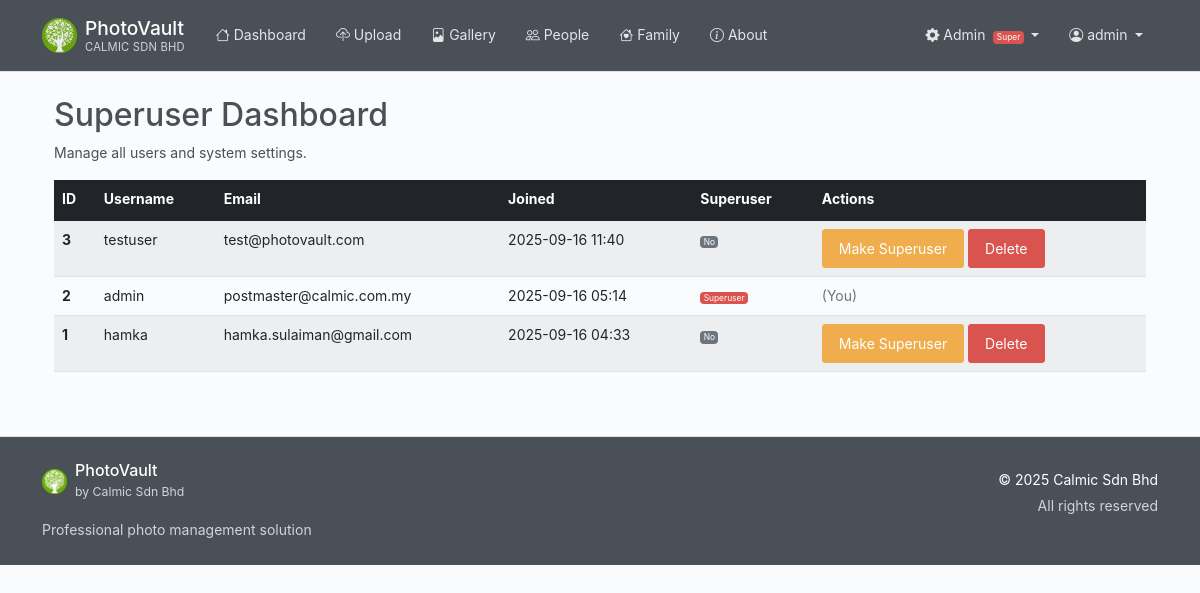
Page /superuser/dashboard (signed in) on the committed database.
### photovault/models/__init__.py (models this page shows, shortened)
class User(UserMixin, db.Model):
    id = db.Column(db.Integer, primary_key=True)
    username = db.Column(db.String(80), unique=True, nullable=False)
    email = db.Column(db.String(120), unique=True, nullable=False)
    password_hash = db.Column(db.String(255), nullable=False)
    created_at = db.Column(db.DateTime, default=datetime.utcnow)
    is_active = db.Column(db.Boolean, default=True)
    is_admin = db.Column(db.Boolean, default=False, nullable=False)
    is_superuser = db.Column(db.Boolean, default=False, nullable=False)
    photos = db.relationship('Photo', backref='user', lazy=True, cascade='all, delete-orphan')
    albums = db.relationship('Album', backref='user', lazy=True, cascade='all, delete-orphan')
    people = db.relationship('Person', backref='user', lazy=True, cascade='all, delete-orphan')

### photovault/routes/superuser.py (the view)
    def wrap(*args, **kwargs):
        if not current_user.is_authenticated or not current_user.is_superuser:
            flash("Access denied. Superuser privileges required.", "danger")
            return redirect(url_for('main.index')) # Or redirect to login/dashboard
        return f(*args, **kwargs)

### photovault/routes/superuser.py (called while the page is built)
def superuser_required(f):
    def wrap(*args, **kwargs):
        if not current_user.is_authenticated or not current_user.is_superuser:
            flash("Access denied. Superuser privileges required.", "danger")
            return redirect(url_for('main.index')) # Or redirect to login/dashboard
        return f(*args, **kwargs)
    wrap.__name__ = f.__name__
    return wrap

@superuser_bp.route('/')
@superuser_bp.route('/dashboard')
@login_required
@superuser_required
def dashboard():
    users = User.query.order_by(User.created_at.desc()).all()
    return render_template('superuser/dashboard.html', users=users)

### photovault/templates/superuser/dashboard.html (shortened to what this page needs)
{% extends "base.html" %}
{% block content %}
<div class="container mt-4">
    <h2>Superuser Dashboard</h2>
    <p>Manage all users and system settings.</p>
    {% if users %}
    <div class="table-responsive">
        <table class="table table-striped table-hover">
            <thead class="table-dark">
                <tr>
                    <th scope="col">ID</th>
                    <th scope="col">Username</th>
                    <th scope="col">Email</th>
                    <th scope="col">Joined</th>
                    <th scope="col">Superuser</th>
                    <th scope="col">Actions</th>
                </tr>
            </thead>
            <tbody>
                {% for user in users %}
                <tr>
                    <th scope="row">{{ user.id }}</th>
                    <td>{{ user.username }}</td>
                    <td>{{ user.email }}</td>
                    <td>{{ user.created_at.strftime('%Y-%m-%d %H:%M') if user.created_at else 'N/A' }}</td>
                    <td>
                        {% if user.is_superuser %}
                            <span class="badge bg-danger">Superuser</span>
                        {% else %}
                            <span class="badge bg-secondary">No</span>
                        {% endif %}
                    </td>
                    <td>
                        {% if user.id != current_user.id %}
                        <form method="post" action="{{ url_for('superuser.toggle_superuser', user_id=user.id) }}" style="display: inline;">
                            <button type="submit" class="btn btn-sm btn-warning"
                                    onclick="return confirm('Are you sure you want to {% if user.is_superuser %}revoke superuser{% else %}grant superuser{% endif %} for {{ user.username }}?')">
                                {% if user.is_superuser %}Revoke Superuser{% else %}Make Superuser{% endif %}
                            </button>
                        </form>
                        <form method="post" action="{{ url_for('superuser.delete_user', user_id=user.id) }}" style="display: inline;">
                            <button type="submit" class="btn btn-sm btn-danger"
                                    onclick="return confirm('Are you sure you want to delete user {{ user.username }}? This will also delete all their photos.')">
                                Delete
                            </button>
                        </form>
                        {% else %}
                        <span class="text-muted">(You)</span>
                        {% endif %}
                    </td>
                </tr>
                {% endfor %}
            </tbody>
        </table>
    </div>
    {% else %}
    <p>No users found.</p>
    {% endif %}
</div>
{% endblock %}

### photovault/templates/base.html (shortened to what this page needs)
<!DOCTYPE html>
<html lang="en">
<head>
    <link href="https://cdn.jsdelivr.net/npm/bootstrap@5.1.3/dist/css/bootstrap.min.css" rel="stylesheet"
>
    <link rel="stylesheet" href="https://cdn.jsdelivr.net/npm/bootstrap-icons@1.11.3/font/bootstrap-icons.css">
    <link rel="stylesheet" href="{{ url_for('static', filename='css/style.css') }}">
</head>
<body>
    <nav class="navbar navbar-expand-lg navbar-dark" role="navigation" aria-label="Main navigation">
        <div class="container">
            <a class="navbar-brand d-flex align-items-center" href="{{ url_for('main.index') }}" aria-label="PhotoVault Home">
                <div class="logo-container me-2 d-flex align-items-center">
                    <img src="{{ url_for('static', filename='img/calmic-logo.png') }}"
                         alt="Calmic Logo"
                         height="35"
                         class="logo-img"
                         onload="this.parentNode.querySelector('.logo-fallback').style.display='none';"
                         onerror="this.style.display='none'; this.parentNode.querySelector('.logo-fallback').style.display='flex';">
                </div>
                <div class="brand-text">
                    <div class="brand-name">{{ app_title if app_title else 'PhotoVault' }}</div>
                    <div class="company-name">{{ company_info.name if company_info else 'Calmic Sdn Bhd' }}</div>
                </div>
            </a>
            <div class="collapse navbar-collapse" id="navbarNav">
                {% if current_user.is_authenticated %}
                <div class="navbar-nav me-auto">
                    <a class="nav-link {{ 'active' if request.endpoint == 'main.dashboard' }}"
                       href="{{ url_for('main.dashboard') }}" aria-current="{% if request.endpoint == 'main.dashboard' %}page{% endif %}">
                        <i class="bi bi-house" aria-hidden="true"></i> Dashboard
                    </a>
                    <a class="nav-link {{ 'active' if request.endpoint == 'photo.upload_photo' }}"
                       href="/upload" aria-current="{% if request.endpoint == 'photo.upload_photo' %}page{% endif %}">
                        <i class="bi bi-cloud-upload" aria-hidden="true"></i> Upload
                    </a>
                    <a class="nav-link"
                       href="/gallery" aria-current="page">
                        <i class="bi bi-file-image" aria-hidden="true"></i> Gallery
                    </a>
                    <a class="nav-link {{ 'active' if request.endpoint == 'main.people' }}"
                       href="{{ url_for('main.people') }}" aria-current="{% if request.endpoint == 'main.people' %}page{% endif %}">
                        <i class="bi bi-people" aria-hidden="true"></i> People
                    </a>
                    <a class="nav-link {{ 'active' if request.endpoint and request.endpoint.startswith('family.') }}"
                       href="{{ url_for('family.index') }}" aria-current="{% if request.endpoint and request.endpoint.startswith('family.') %}page{% endif %}">
                        <i class="bi bi-house-heart" aria-hidden="true"></i> Family
                    </a>
                    <a class="nav-link {{ 'active' if request.endpoint == 'main.about' }}"
                       href="{{ url_for('main.about') }}" aria-current="{% if request.endpoint == 'main.about' %}page{% endif %}">
                        <i class="bi bi-info-circle" aria-hidden="true"></i> About
                    </a>
                </div>
                <div class="navbar-nav ms-auto">
                    {% if current_user.is_admin or current_user.is_superuser %}
                    <div class="nav-item dropdown">
                        <a class="nav-link dropdown-toggle" href="#" id="adminDropdown" role="button"
                           data-bs-toggle="dropdown" aria-expanded="false" aria-label="Admin menu">
                            <i class="bi bi-gear-fill" aria-hidden="true"></i> Admin
                            {% if current_user.is_superuser %}
                                <span class="badge bg-danger ms-1" aria-label="Superuser role">Super</span>
                            {% else %}
                                <span class="badge bg-warning ms-1" aria-label="Admin role">Admin</span>
                            {% endif %}
                        </a>
                    </div>
                    {% endif %}
                    <div class="nav-item dropdown">
                        <a class="nav-link dropdown-toggle" href="#" id="userDropdown" role="button"
                           data-bs-toggle="dropdown" aria-expanded="false" aria-label="User menu for {{ current_user.username }}">
                            <i class="bi bi-person-circle" aria-hidden="true"></i>
                            <span class="d-none d-sm-inline">{{ current_user.username }}</span>
                        </a>
                    </div>
                </div>
                {% endif %}
            </div>
        </div>
    </nav>
    <main class="container my-4" id="main-content" role="main">
        {% block content %}{% endblock %}
    </main>
    <footer class="py-4 mt-5" role="contentinfo">
        <div class="container">
            <div class="row">
                <div class="col-md-6 mb-3 mb-md-0">
                    <div class="d-flex align-items-center mb-3">
                        <div class="footer-logo-container me-2 d-flex align-items-center">
                            <img src="{{ url_for('static', filename='img/calmic-logo.png') }}"
                                 alt="Calmic Logo"
                                 height="25"
                                 class="footer-logo-img"
                                 onload="this.parentNode.querySelector('.footer-logo-fallback').style.display='none';"
                                 onerror="this.style.display='none'; this.parentNode.querySelector('.footer-logo-fallback').style.display='flex';">
                        </div>
                        <div>
                            <h6 class="mb-0">{{ app_title if app_title else 'PhotoVault' }}</h6>
                            <small class="text-muted">by {{ company_info.name if company_info else 'Calmic Sdn Bhd' }}</small>
                        </div>
                    </div>
                    <p class="text-muted mb-0">Professional photo management solution</p>
                </div>
                <div class="col-md-6 text-md-end">
                    <p class="mb-1">{{ company_copyright if company_copyright else '© 2025 Calmic Sdn Bhd' }}</p>
                    <p class="text-muted mb-0">All rights reserved</p>
                </div>
            </div>
        </div>
    </footer>
</body>
</html>

### photovault/static/css/style.css (style rules this page uses)
body { font-family: -apple-system, BlinkMacSystemFont, 'Segoe UI', Roboto, 'Helvetica Neue', Arial, sans-serif; font-size: 14px; line-height: 1.6; color: #495057; background-color: #fafbfc; font-weight: 400; }
:root { --primary-color: #495057; --secondary-color: #868e96; --success-color: #51a351; --info-color: #5bc0de; --warning-color: #f0ad4e; --danger-color: #d9534f; --light-bg: #fafbfc; --lighter-bg: #ffffff; --border-color: #e1e5e9; --text-muted: #6c757d; --text-dark: #495057; }
.navbar-brand { font-weight: 500; font-size: 1.2rem; padding: 0.5rem 0; color: #ffffff !important; }
.navbar-brand img { border-radius: 2px; opacity: 0.9; }
.brand-text { line-height: 1.3; }
.brand-name { font-size: 1.2rem; font-weight: 500; color: #ffffff; margin-bottom: -1px; }
.company-name { font-size: 0.7rem; color: #ced4da; font-weight: 400; text-transform: uppercase; letter-spacing: 0.2px; }
.navbar-dark { background-color: var(--primary-color) !important; border-bottom: 1px solid #dee2e6; box-shadow: none; }
.navbar-dark .navbar-nav .nav-link { color: rgba(255,255,255,0.85) !important; font-weight: 400; padding: 0.5rem 0.875rem; border-radius: 3px; margin: 0 1px; transition: all 0.15s ease; }
.badge { font-size: 0.6em; font-weight: 400; padding: 0.25em 0.4em; }
.badge.bg-danger { background-color: var(--danger-color) !important; }
.btn { border-radius: 3px; font-weight: 400; font-size: 0.875rem; padding: 0.5rem 1rem; transition: all 0.15s ease; border-width: 1px; }
.btn-warning { background-color: var(--warning-color); border-color: var(--warning-color); color: #ffffff; }
.btn-danger { background-color: var(--danger-color); border-color: var(--danger-color); }
footer { background-color: var(--primary-color); color: #ffffff; border-top: 1px solid #dee2e6; }
footer .text-muted { color: #ced4da !important; }
.text-muted { color: var(--text-muted) !important; }
.bg-danger, .bg-danger * { color: #ffffff !important; }
.bg-secondary, .bg-secondary * { color: #ffffff !important; }

### rows in the picture
User: username "admin", id "2", email "postmaster@calmic.com.my", created_at "2025-09-16 05:14", is_superuser "Superuser", shows "(You)"
User: id "3", username "testuser", email "test@photovault.com", created_at "2025-09-16 11:40", is_superuser "No"
User: id "1", username "hamka", email "hamka.sulaiman@gmail.com", created_at "2025-09-16 04:33", is_superuser "No"

### other values in the picture
{{ app_title if app_title else 'PhotoVault' }} "PhotoVault"
{{ company_info.name if company_info else 'Calmic Sdn Bhd' }} "CALMIC SDN BHD"
{{ company_info.name if company_info else 'Calmic Sdn Bhd' }} "Calmic Sdn Bhd"
{{ company_copyright if company_copyright else '© 2025 Calmic Sdn Bhd' }} "© 2025 Calmic Sdn Bhd"
